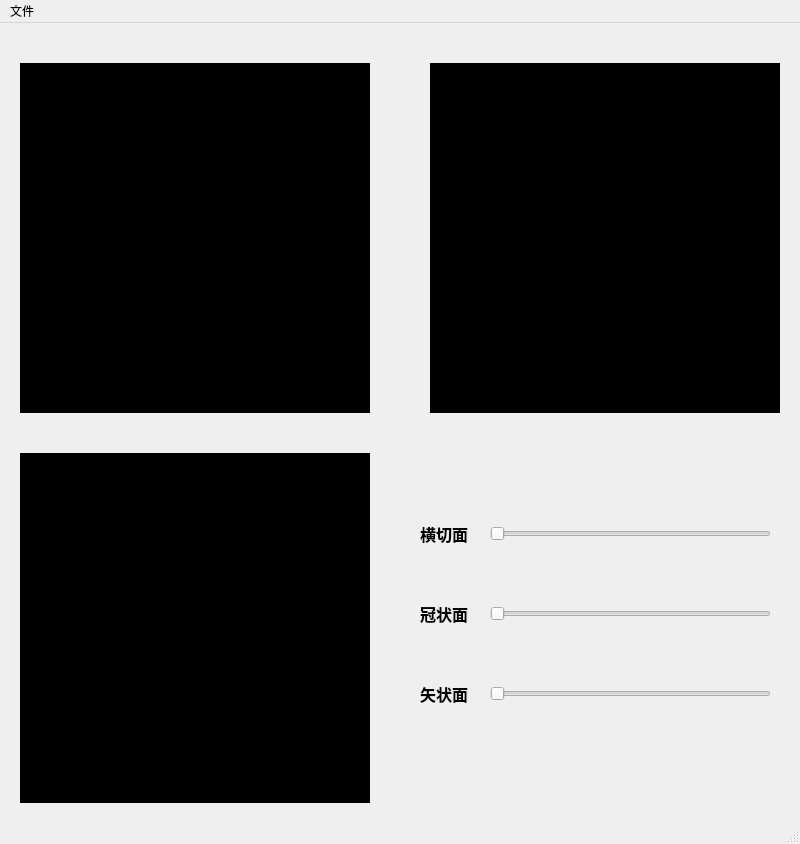
<?xml version="1.0" encoding="UTF-8"?>
<ui version="4.0">
 <class>CTViewer</class>
 <widget class="QMainWindow" name="CTViewer">
  <property name="geometry">
   <rect>
    <x>0</x>
    <y>0</y>
    <width>800</width>
    <height>844</height>
   </rect>
  </property>
  <property name="windowTitle">
   <string>CT查看器</string>
  </property>
  <property name="styleSheet">
   <string notr="true"/>
  </property>
  <widget class="QWidget" name="centralwidget">
   <widget class="QVTKWidget" name="DisplayWindow_2">
    <property name="geometry">
     <rect>
      <x>430</x>
      <y>40</y>
      <width>350</width>
      <height>350</height>
     </rect>
    </property>
    <property name="styleSheet">
     <string notr="true">background-color: rgb(0, 0, 0);
color: rgb(0, 0, 255);
border-color: rgb(0, 0, 0);</string>
    </property>
   </widget>
   <widget class="QVTKWidget" name="DisplayWindow_3">
    <property name="geometry">
     <rect>
      <x>20</x>
      <y>430</y>
      <width>350</width>
      <height>350</height>
     </rect>
    </property>
    <property name="styleSheet">
     <string notr="true">background-color: rgb(0, 0, 0);
color: rgb(0, 0, 255);
border-color: rgb(0, 0, 0);</string>
    </property>
   </widget>
   <widget class="QSlider" name="ChangeCorona">
    <property name="geometry">
     <rect>
      <x>490</x>
      <y>580</y>
      <width>281</width>
      <height>22</height>
     </rect>
    </property>
    <property name="orientation">
     <enum>Qt::Horizontal</enum>
    </property>
   </widget>
   <widget class="QSlider" name="ChangeSagittal">
    <property name="geometry">
     <rect>
      <x>490</x>
      <y>660</y>
      <width>281</width>
      <height>22</height>
     </rect>
    </property>
    <property name="orientation">
     <enum>Qt::Horizontal</enum>
    </property>
   </widget>
   <widget class="QSlider" name="ChangeTransversal">
    <property name="geometry">
     <rect>
      <x>490</x>
      <y>500</y>
      <width>281</width>
      <height>22</height>
     </rect>
    </property>
    <property name="styleSheet">
     <string notr="true"/>
    </property>
    <property name="orientation">
     <enum>Qt::Horizontal</enum>
    </property>
   </widget>
   <widget class="QLabel" name="Transversal">
    <property name="geometry">
     <rect>
      <x>420</x>
      <y>500</y>
      <width>51</width>
      <height>21</height>
     </rect>
    </property>
    <property name="font">
     <font>
      <pointsize>12</pointsize>
      <weight>75</weight>
      <bold>true</bold>
     </font>
    </property>
    <property name="text">
     <string>横切面</string>
    </property>
   </widget>
   <widget class="QLabel" name="Corona">
    <property name="geometry">
     <rect>
      <x>420</x>
      <y>580</y>
      <width>51</width>
      <height>21</height>
     </rect>
    </property>
    <property name="font">
     <font>
      <pointsize>12</pointsize>
      <weight>75</weight>
      <bold>true</bold>
     </font>
    </property>
    <property name="text">
     <string>冠状面</string>
    </property>
   </widget>
   <widget class="QLabel" name="Sagittal">
    <property name="geometry">
     <rect>
      <x>420</x>
      <y>660</y>
      <width>51</width>
      <height>21</height>
     </rect>
    </property>
    <property name="font">
     <font>
      <pointsize>12</pointsize>
      <weight>75</weight>
      <bold>true</bold>
     </font>
    </property>
    <property name="text">
     <string>矢状面</string>
    </property>
   </widget>
   <widget class="QVTKWidget" name="DisplayWindow_1">
    <property name="geometry">
     <rect>
      <x>20</x>
      <y>40</y>
      <width>350</width>
      <height>350</height>
     </rect>
    </property>
    <property name="styleSheet">
     <string notr="true">background-color: rgb(0, 0, 0);
color: rgb(0, 0, 255);
border-color: rgb(0, 0, 0);</string>
    </property>
   </widget>
  </widget>
  <widget class="QMenuBar" name="menubar">
   <property name="geometry">
    <rect>
     <x>0</x>
     <y>0</y>
     <width>800</width>
     <height>23</height>
    </rect>
   </property>
   <widget class="QMenu" name="menu">
    <property name="title">
     <string>文件</string>
    </property>
    <addaction name="Open"/>
    <addaction name="Save"/>
   </widget>
   <addaction name="menu"/>
  </widget>
  <widget class="QStatusBar" name="statusbar"/>
  <action name="Open">
   <property name="text">
    <string>打开</string>
   </property>
  </action>
  <action name="Save">
   <property name="text">
    <string>保存</string>
   </property>
  </action>
 </widget>
 <customwidgets>
  <customwidget>
   <class>QVTKWidget</class>
   <extends>QWidget</extends>
   <header>QVTKWidget.h</header>
  </customwidget>
 </customwidgets>
 <resources/>
 <connections/>
</ui>
